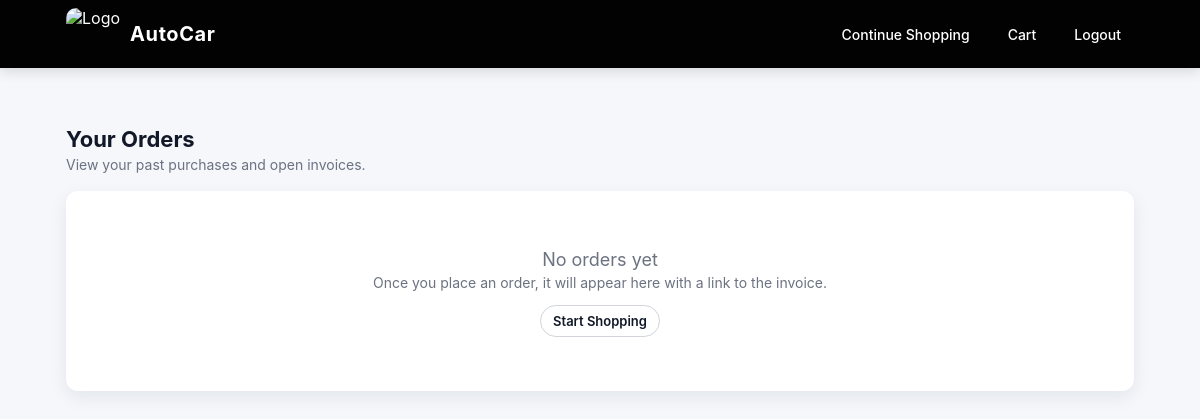
Before: /history/ (signed in) with the older database file.
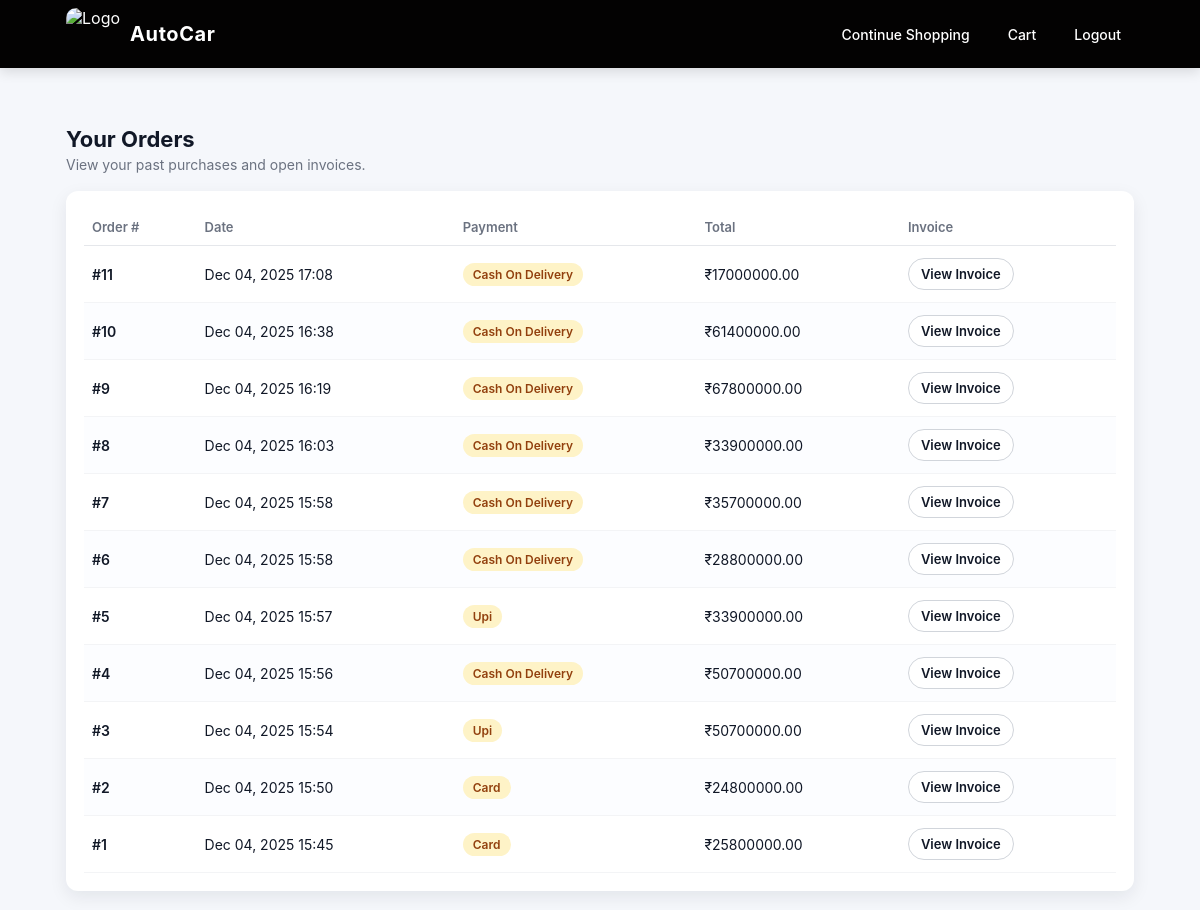
After: the same page with the newer database file.
### ecomapp/models.py (models this page shows)
class Order(models.Model):
    user = models.ForeignKey(User_reg, on_delete=models.CASCADE)
    total_price = models.DecimalField(max_digits=10, decimal_places=2)
    created_at = models.DateTimeField(auto_now_add=True)
    payment_method = models.CharField(max_length=50)

### ecomapp/views.py (the view)
# urls.py: path('history/', views.history, name='history'),
def history(request):
    user = get_current_user(request)
    if not user:
        return redirect('login')
    orders = Order.objects.filter(user=user).order_by('-id')
    return render(request, "history.html", {
        "orders": orders,
    })

### ecomapp/views.py (called while the page is built)
def get_current_user(request):
    user_id = request.session.get('id')
    if not user_id:
        return None
    return User_reg.objects.filter(id=user_id).first()

### templates/history.html (shortened to what this page needs)
<!DOCTYPE html>
<html lang="en">
<head>
</head>
<body>
  <nav>
    <div class="nav-inner">
      <div class="brand">
        <img class="site-logo"
          src="https://cdn.vectorstock.com/i/1000v/65/92/automotive-logo-badges-premium-collection-vector-33986592.jpg"
          alt="Logo">
        <a href="{% url 'userdashb' %}" class="site-name">AutoCar</a>
      </div>
      <div class="nav-links">
        <a href="{% url 'userdashb' %}">Continue Shopping</a>
        <a href="{% url 'usercart' %}">Cart</a>
        <a href="/userlogout/">Logout</a>
      </div>
    </div>
  </nav>
  <div class="page-wrapper">
    <div class="page-header">
      <div>
        <h1>Your Orders</h1>
        <div class="sub">View your past purchases and open invoices.</div>
      </div>
    </div>
    <div class="card">
      {% if orders %}
      <div style="overflow-x:auto;">
        <table>
          <thead>
            <tr>
              <th>Order #</th>
              <th>Date</th>
              <th>Payment</th>
              <th>Total</th>
              <th>Invoice</th>
            </tr>
          </thead>
          <tbody>
            {% for order in orders %}
            <tr>
              <td class="order-id">#{{ order.id }}</td>
              <td>
                {% if order.created_at %}
                  {{ order.created_at|date:"M d, Y H:i" }}
                {% elif order.order_date %}
                  {{ order.order_date|date:"M d, Y H:i" }}
                {% endif %}
              </td>
              <td>
                {% if order.payment_method %}
                  <span class="badge">{{ order.payment_method|title }}</span>
                {% else %}
                  <span class="badge">N/A</span>
                {% endif %}
              </td>
              <td>₹{{ order.total_price }}</td>
              <td>
                <a href="{% url 'invoice' order.id %}" class="btn btn-outline">
                  View Invoice
                </a>
              </td>
            </tr>
            {% endfor %}
          </tbody>
        </table>
      </div>
      {% else %}
      <div class="empty">
        <p style="font-size:18px;">No orders yet</p>
        <p class="sub">Once you place an order, it will appear here with a link to the invoice.</p>
        <div style="margin-top:14px;">
          <a href="{% url 'userdashb' %}" class="btn btn-outline">Start Shopping</a>
        </div>
      </div>
      {% endif %}
    </div>
  </div>
</body>
</html>

Changed rows visible on the page:
added Order: id "11", created_at "Dec 04, 2025 17:08", payment_method "Cash On Delivery", total_price "17000000.00"
added Order: id "10", created_at "Dec 04, 2025 16:38", payment_method "Cash On Delivery", total_price "61400000.00"
added Order: id "9", created_at "Dec 04, 2025 16:19", payment_method "Cash On Delivery", total_price "67800000.00"
added Order: id "8", created_at "Dec 04, 2025 16:03", payment_method "Cash On Delivery", total_price "33900000.00"
added Order: id "7", created_at "Dec 04, 2025 15:58", payment_method "Cash On Delivery", total_price "35700000.00"
added Order: id "6", created_at "Dec 04, 2025 15:58", payment_method "Cash On Delivery", total_price "28800000.00"
added Order: id "5", created_at "Dec 04, 2025 15:57", payment_method "Upi", total_price "33900000.00"
added Order: id "4", created_at "Dec 04, 2025 15:56", payment_method "Cash On Delivery", total_price "50700000.00"
added Order: id "3", created_at "Dec 04, 2025 15:54", payment_method "Upi", total_price "50700000.00"
added Order: id "2", created_at "Dec 04, 2025 15:50", payment_method "Card", total_price "24800000.00"
added Order: id "1", created_at "Dec 04, 2025 15:45", payment_method "Card", total_price "25800000.00"
Other visible differences:
text no longer shown: "No orders yet Once you place an order, it will appear here with a link to the invoice. Start Shopping"
text now shown: "Order # Date Payment Total Invoice"
